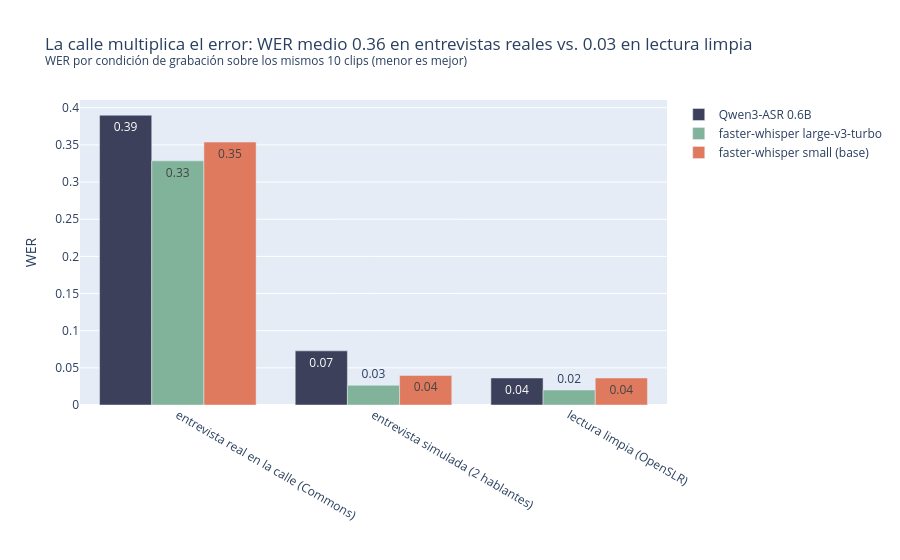

Write notebook code for a chart like this one.
### Code cell
g = ev_asr.assign(modelo=ev_asr["modelo"].map(MODELOS_ASR)).groupby(["condicion", "modelo"]).apply(wer_modelo).rename("WER").reset_index()
lim = g[g["condicion"].str.startswith("lectura")]["WER"].mean()
calle = g[g["condicion"].str.startswith("entrevista real")]["WER"].mean()
fig = px.bar(g, x="condicion", y="WER", color="modelo", barmode="group", text_auto=".2f",
             color_discrete_sequence=["#3d405b", "#81b29a", "#e07a5f"],
             title=(f"La calle multiplica el error: WER medio {calle:.2f} en entrevistas reales vs. {lim:.2f} en lectura limpia"
                    "<br><sup>WER por condición de grabación sobre los mismos 10 clips (menor es mejor)</sup>"))
fig.update_layout(xaxis_title="", yaxis_title="WER", legend_title="")
fig.show()

### Figure 1 — Plotly figure (JSON) as saved in the notebook; plotly's stock layout.template omitted (floating-point values rounded to 4 significant figures)
{"data": [{"alignmentgroup": "True", "hovertemplate": "modelo=Qwen3-ASR 0.6B<br>condicion=%{x}<br>WER=%{y}<extra></extra>", "legendgroup": "Qwen3-ASR 0.6B", "marker": {"color": "#3d405b", "pattern": {"shape": ""}}, "name": "Qwen3-ASR 0.6B", "offsetgroup": "Qwen3-ASR 0.6B", "orientation": "v", "showlegend": true, "textposition": "auto", "texttemplate": "%{y:.2f}", "type": "bar", "x": ["entrevista real en la calle (Commons)", "entrevista simulada (2 hablantes)", "lectura limpia (OpenSLR)"], "xaxis": "x", "y": [0.3899, 0.07285, 0.03634], "yaxis": "y"}, {"alignmentgroup": "True", "hovertemplate": "modelo=faster-whisper large-v3-turbo<br>condicion=%{x}<br>WER=%{y}<extra></extra>", "legendgroup": "faster-whisper large-v3-turbo", "marker": {"color": "#81b29a", "pattern": {"shape": ""}}, "name": "faster-whisper large-v3-turbo", "offsetgroup": "faster-whisper large-v3-turbo", "orientation": "v", "showlegend": true, "textposition": "auto", "texttemplate": "%{y:.2f}", "type": "bar", "x": ["entrevista real en la calle (Commons)", "entrevista simulada (2 hablantes)", "lectura limpia (OpenSLR)"], "xaxis": "x", "y": [0.3285, 0.02649, 0.02019], "yaxis": "y"}, {"alignmentgroup": "True", "hovertemplate": "modelo=faster-whisper small (base)<br>condicion=%{x}<br>WER=%{y}<extra></extra>", "legendgroup": "faster-whisper small (base)", "marker": {"color": "#e07a5f", "pattern": {"shape": ""}}, "name": "faster-whisper small (base)", "offsetgroup": "faster-whisper small (base)", "orientation": "v", "showlegend": true, "textposition": "auto", "texttemplate": "%{y:.2f}", "type": "bar", "x": ["entrevista real en la calle (Commons)", "entrevista simulada (2 hablantes)", "lectura limpia (OpenSLR)"], "xaxis": "x", "y": [0.3538, 0.03974, 0.03634], "yaxis": "y"}], "layout": {"barmode": "group", "legend": {"title": {"text": ""}, "tracegroupgap": 0}, "title": {"text": "La calle multiplica el error: WER medio 0.36 en entrevistas reales vs. 0.03 en lectura limpia<br><sup>WER por condición de grabación sobre los mismos 10 clips (menor es mejor)</sup>"}, "xaxis": {"anchor": "y", "domain": [0.0, 1.0], "title": {"text": ""}}, "yaxis": {"anchor": "x", "domain": [0.0, 1.0], "title": {"text": "WER"}}}}
